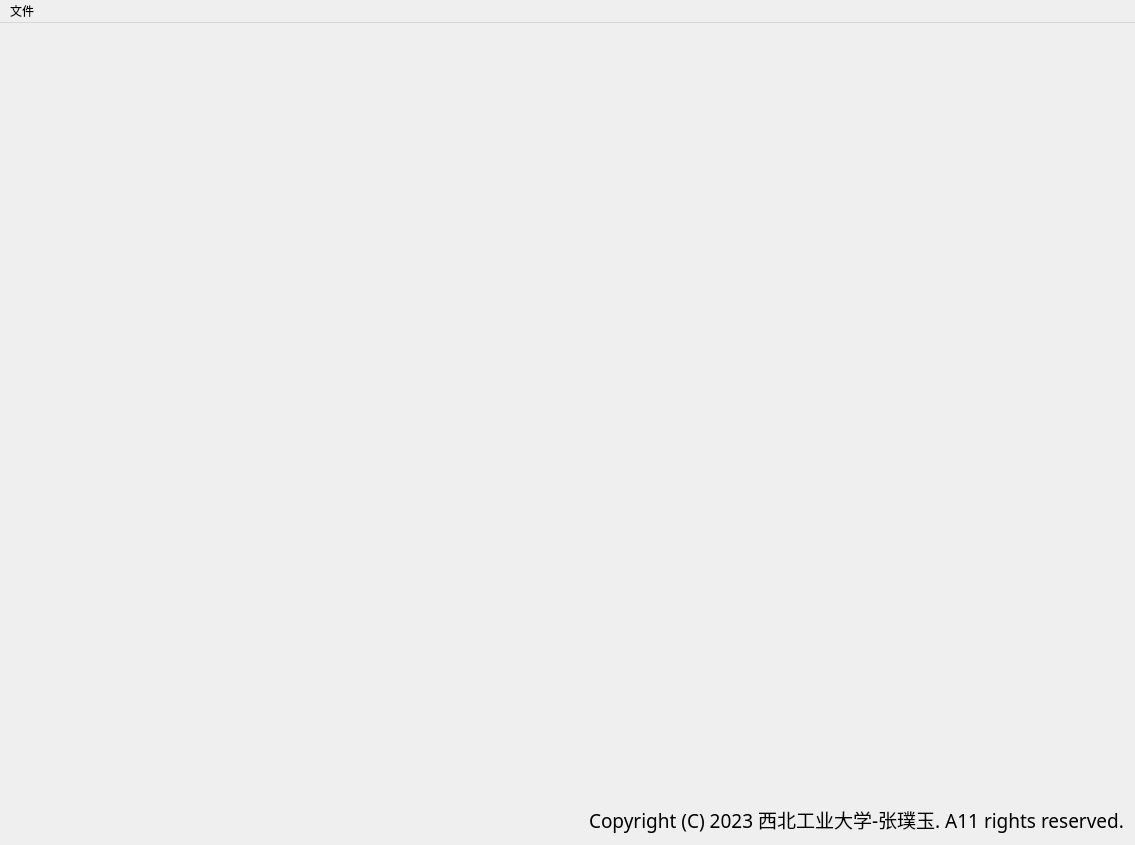
<?xml version="1.0" encoding="UTF-8"?>
<ui version="4.0">
 <class>VisualStationClass</class>
 <widget class="QMainWindow" name="VisualStationClass">
  <property name="geometry">
   <rect>
    <x>0</x>
    <y>0</y>
    <width>1135</width>
    <height>845</height>
   </rect>
  </property>
  <property name="windowTitle">
   <string>VisualStation</string>
  </property>
  <property name="windowIcon">
   <iconset resource="VisualStation.qrc">
    <normaloff>:/VisualStation/NPU_rLogal.png</normaloff>:/VisualStation/NPU_rLogal.png</iconset>
  </property>
  <widget class="QWidget" name="centralWidget">
   <layout class="QGridLayout" name="gridLayout_3">
    <item row="1" column="0" colspan="2">
     <spacer name="horizontalSpacer">
      <property name="orientation">
       <enum>Qt::Horizontal</enum>
      </property>
      <property name="sizeHint" stdset="0">
       <size>
        <width>377</width>
        <height>20</height>
       </size>
      </property>
     </spacer>
    </item>
    <item row="1" column="2">
     <widget class="QLabel" name="label">
      <property name="sizePolicy">
       <sizepolicy hsizetype="Preferred" vsizetype="Maximum">
        <horstretch>0</horstretch>
        <verstretch>0</verstretch>
       </sizepolicy>
      </property>
      <property name="font">
       <font>
        <family>Microsoft YaHei UI Light</family>
        <pointsize>14</pointsize>
       </font>
      </property>
      <property name="text">
       <string>Copyright (C) 2023 西北工业大学-张璞玉. A11 rights reserved.</string>
      </property>
     </widget>
    </item>
    <item row="0" column="0" colspan="3">
     <widget class="QStackedWidget" name="stackedWidget_Views">
      <property name="font">
       <font>
        <pointsize>11</pointsize>
       </font>
      </property>
      <property name="currentIndex">
       <number>1</number>
      </property>
      <widget class="QWidget" name="stackedWidget_ViewsPage_3D">
       <layout class="QGridLayout" name="gridLayout">
        <item row="0" column="0">
         <widget class="ViewWidget_3D" name="viewWidget_3D" native="true">
          <property name="sizePolicy">
           <sizepolicy hsizetype="Preferred" vsizetype="Expanding">
            <horstretch>0</horstretch>
            <verstretch>0</verstretch>
           </sizepolicy>
          </property>
         </widget>
        </item>
       </layout>
      </widget>
      <widget class="QWidget" name="stackedWidget_ViewsPage_2D">
       <layout class="QGridLayout" name="gridLayout_4">
        <item row="0" column="0">
         <widget class="ViewWidget_2D" name="viewWidget_2D" native="true"/>
        </item>
       </layout>
      </widget>
     </widget>
    </item>
   </layout>
  </widget>
  <widget class="QMenuBar" name="menuBar">
   <property name="geometry">
    <rect>
     <x>0</x>
     <y>0</y>
     <width>1135</width>
     <height>23</height>
    </rect>
   </property>
   <widget class="QMenu" name="menuFile">
    <property name="title">
     <string>文件</string>
    </property>
    <addaction name="actionOpen"/>
    <addaction name="actionClear"/>
    <addaction name="separator"/>
    <addaction name="actionSwitchTo2D"/>
    <addaction name="actionSwitchTo3D"/>
   </widget>
   <addaction name="menuFile"/>
  </widget>
  <action name="actionOpen">
   <property name="text">
    <string>打开</string>
   </property>
  </action>
  <action name="actionClear">
   <property name="text">
    <string>清空</string>
   </property>
  </action>
  <action name="actionSwitchTo2D">
   <property name="text">
    <string>二维视图</string>
   </property>
  </action>
  <action name="actionSwitchTo3D">
   <property name="text">
    <string>三维视图</string>
   </property>
  </action>
  <action name="actionDelete">
   <property name="text">
    <string>删除</string>
   </property>
  </action>
  <action name="actionConnectSocket">
   <property name="text">
    <string>启动Socket</string>
   </property>
  </action>
 </widget>
 <layoutdefault spacing="6" margin="11"/>
 <customwidgets>
  <customwidget>
   <class>ViewWidget_3D</class>
   <extends>QWidget</extends>
   <header location="global">viewwidget_3d.h</header>
   <container>1</container>
  </customwidget>
  <customwidget>
   <class>ViewWidget_2D</class>
   <extends>QWidget</extends>
   <header>viewwidget_2d.h</header>
   <container>1</container>
  </customwidget>
 </customwidgets>
 <resources>
  <include location="VisualStation.qrc"/>
 </resources>
 <connections/>
</ui>
